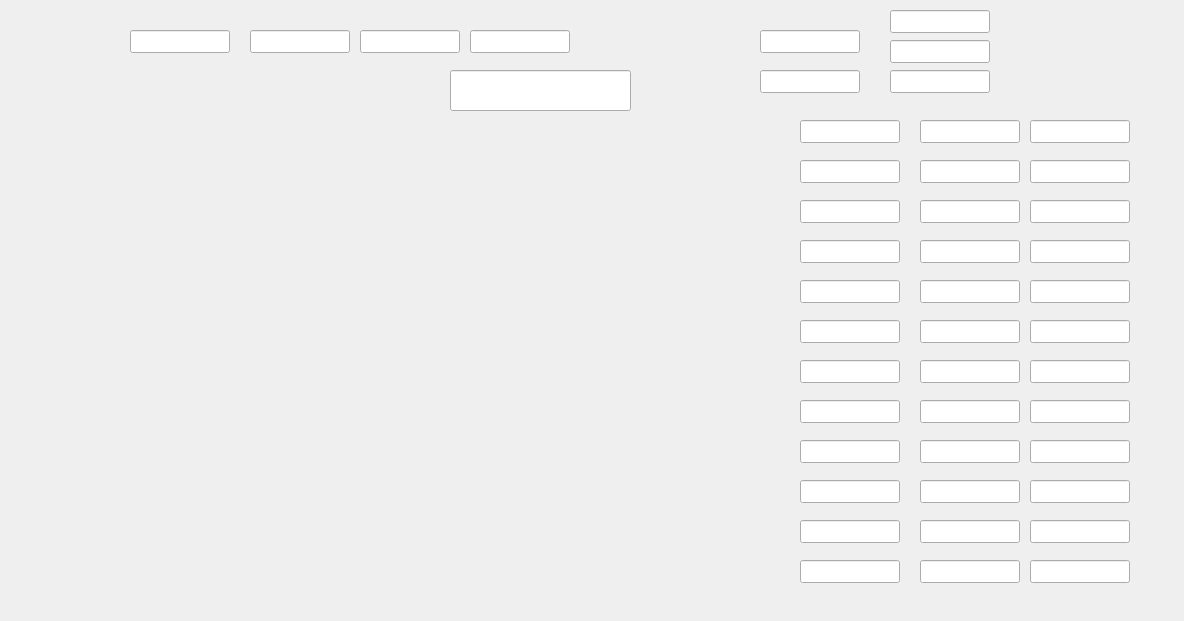
<?xml version="1.0" encoding="UTF-8"?>
<ui version="4.0">
 <class>Form</class>
 <widget class="QWidget" name="Form">
  <property name="geometry">
   <rect>
    <x>0</x>
    <y>0</y>
    <width>1184</width>
    <height>621</height>
   </rect>
  </property>
  <property name="windowTitle">
   <string>Form</string>
  </property>
  <widget class="caLineEdit" name="calineedit">
   <property name="geometry">
    <rect>
     <x>130</x>
     <y>30</y>
     <width>100</width>
     <height>23</height>
    </rect>
   </property>
   <property name="channel" stdset="0">
    <string notr="true">bsread://CHANNEL-1</string>
   </property>
   <property name="precision">
    <number>1</number>
   </property>
   <property name="precisionMode">
    <enum>caLineEdit::User</enum>
   </property>
  </widget>
  <widget class="caLineEdit" name="calineedit_2">
   <property name="geometry">
    <rect>
     <x>250</x>
     <y>30</y>
     <width>100</width>
     <height>23</height>
    </rect>
   </property>
   <property name="channel" stdset="0">
    <string notr="true">bsread://CHANNEL-2</string>
   </property>
   <property name="precision">
    <number>1</number>
   </property>
   <property name="precisionMode">
    <enum>caLineEdit::User</enum>
   </property>
  </widget>
  <widget class="caLineEdit" name="calineedit_3">
   <property name="geometry">
    <rect>
     <x>360</x>
     <y>30</y>
     <width>100</width>
     <height>23</height>
    </rect>
   </property>
   <property name="channel" stdset="0">
    <string notr="true">bsread://CHANNEL-3</string>
   </property>
   <property name="precision">
    <number>1</number>
   </property>
   <property name="precisionMode">
    <enum>caLineEdit::User</enum>
   </property>
  </widget>
  <widget class="caLineEdit" name="calineedit_4">
   <property name="geometry">
    <rect>
     <x>470</x>
     <y>30</y>
     <width>100</width>
     <height>23</height>
    </rect>
   </property>
   <property name="channel" stdset="0">
    <string notr="true">bsread://CHANNEL-STRING</string>
   </property>
   <property name="precision">
    <number>1</number>
   </property>
   <property name="precisionMode">
    <enum>caLineEdit::User</enum>
   </property>
  </widget>
  <widget class="caStripPlot" name="castripplot">
   <property name="geometry">
    <rect>
     <x>20</x>
     <y>120</y>
     <width>771</width>
     <height>421</height>
    </rect>
   </property>
   <property name="channels" stdset="0">
    <string notr="true">SUB1;SUB2</string>
   </property>
   <property name="period">
    <double>30.000000000000000</double>
   </property>
   <property name="refreshRate" stdset="0">
    <enum>caStripPlot::Medium</enum>
   </property>
   <property name="YAxisScaling" stdset="0">
    <enum>caStripPlot::autoScale</enum>
   </property>
   <property name="foreground">
    <color alpha="0">
     <red>133</red>
     <green>190</green>
     <blue>232</blue>
    </color>
   </property>
  </widget>
  <widget class="caCalc" name="cacalc">
   <property name="geometry">
    <rect>
     <x>210</x>
     <y>70</y>
     <width>51</width>
     <height>31</height>
    </rect>
   </property>
   <property name="variable">
    <string notr="true">SUB1</string>
   </property>
   <property name="calc">
    <string notr="true">B-A</string>
   </property>
   <property name="channel" stdset="0">
    <string notr="true">bsread://CHANNEL-1</string>
   </property>
   <property name="channelB">
    <string notr="true">bsread://CHANNEL-2</string>
   </property>
  </widget>
  <widget class="caCalc" name="cacalc_2">
   <property name="geometry">
    <rect>
     <x>340</x>
     <y>70</y>
     <width>51</width>
     <height>31</height>
    </rect>
   </property>
   <property name="variable">
    <string notr="true">SUB2</string>
   </property>
   <property name="calc">
    <string notr="true">B-A</string>
   </property>
   <property name="channel" stdset="0">
    <string notr="true">bsread://CHANNEL-2</string>
   </property>
   <property name="channelB">
    <string notr="true">bsread://CHANNEL-3</string>
   </property>
  </widget>
  <widget class="caLineEdit" name="calineedit_5">
   <property name="geometry">
    <rect>
     <x>450</x>
     <y>70</y>
     <width>181</width>
     <height>41</height>
    </rect>
   </property>
   <property name="channel" stdset="0">
    <string notr="true">bsread://CHANNEL-ARRAY_1</string>
   </property>
   <property name="formatType">
    <enum>caLineEdit::string</enum>
   </property>
  </widget>
  <widget class="caLineEdit" name="calineedit_6">
   <property name="geometry">
    <rect>
     <x>800</x>
     <y>120</y>
     <width>100</width>
     <height>23</height>
    </rect>
   </property>
   <property name="channel" stdset="0">
    <string notr="true">bsread://CHANNEL-1</string>
   </property>
   <property name="precision">
    <number>1</number>
   </property>
   <property name="precisionMode">
    <enum>caLineEdit::User</enum>
   </property>
  </widget>
  <widget class="caLineEdit" name="calineedit_7">
   <property name="geometry">
    <rect>
     <x>920</x>
     <y>120</y>
     <width>100</width>
     <height>23</height>
    </rect>
   </property>
   <property name="channel" stdset="0">
    <string notr="true">bsread://CHANNEL-2</string>
   </property>
   <property name="precision">
    <number>1</number>
   </property>
   <property name="precisionMode">
    <enum>caLineEdit::User</enum>
   </property>
  </widget>
  <widget class="caLineEdit" name="calineedit_8">
   <property name="geometry">
    <rect>
     <x>1030</x>
     <y>120</y>
     <width>100</width>
     <height>23</height>
    </rect>
   </property>
   <property name="channel" stdset="0">
    <string notr="true">bsread://CHANNEL-3</string>
   </property>
   <property name="precision">
    <number>1</number>
   </property>
   <property name="precisionMode">
    <enum>caLineEdit::User</enum>
   </property>
  </widget>
  <widget class="caLineEdit" name="calineedit_9">
   <property name="geometry">
    <rect>
     <x>800</x>
     <y>160</y>
     <width>100</width>
     <height>23</height>
    </rect>
   </property>
   <property name="channel" stdset="0">
    <string notr="true">bsread://CHANNEL-1</string>
   </property>
   <property name="precision">
    <number>1</number>
   </property>
   <property name="precisionMode">
    <enum>caLineEdit::User</enum>
   </property>
  </widget>
  <widget class="caLineEdit" name="calineedit_10">
   <property name="geometry">
    <rect>
     <x>920</x>
     <y>160</y>
     <width>100</width>
     <height>23</height>
    </rect>
   </property>
   <property name="channel" stdset="0">
    <string notr="true">bsread://CHANNEL-2</string>
   </property>
   <property name="precision">
    <number>1</number>
   </property>
   <property name="precisionMode">
    <enum>caLineEdit::User</enum>
   </property>
  </widget>
  <widget class="caLineEdit" name="calineedit_11">
   <property name="geometry">
    <rect>
     <x>1030</x>
     <y>160</y>
     <width>100</width>
     <height>23</height>
    </rect>
   </property>
   <property name="channel" stdset="0">
    <string notr="true">bsread://CHANNEL-3</string>
   </property>
   <property name="precision">
    <number>1</number>
   </property>
   <property name="precisionMode">
    <enum>caLineEdit::User</enum>
   </property>
  </widget>
  <widget class="caLineEdit" name="calineedit_12">
   <property name="geometry">
    <rect>
     <x>800</x>
     <y>200</y>
     <width>100</width>
     <height>23</height>
    </rect>
   </property>
   <property name="channel" stdset="0">
    <string notr="true">bsread://CHANNEL-1</string>
   </property>
   <property name="precision">
    <number>1</number>
   </property>
   <property name="precisionMode">
    <enum>caLineEdit::User</enum>
   </property>
  </widget>
  <widget class="caLineEdit" name="calineedit_13">
   <property name="geometry">
    <rect>
     <x>920</x>
     <y>200</y>
     <width>100</width>
     <height>23</height>
    </rect>
   </property>
   <property name="channel" stdset="0">
    <string notr="true">bsread://CHANNEL-2</string>
   </property>
   <property name="precision">
    <number>1</number>
   </property>
   <property name="precisionMode">
    <enum>caLineEdit::User</enum>
   </property>
  </widget>
  <widget class="caLineEdit" name="calineedit_14">
   <property name="geometry">
    <rect>
     <x>1030</x>
     <y>200</y>
     <width>100</width>
     <height>23</height>
    </rect>
   </property>
   <property name="channel" stdset="0">
    <string notr="true">bsread://CHANNEL-3</string>
   </property>
   <property name="precision">
    <number>1</number>
   </property>
   <property name="precisionMode">
    <enum>caLineEdit::User</enum>
   </property>
  </widget>
  <widget class="caLineEdit" name="calineedit_15">
   <property name="geometry">
    <rect>
     <x>800</x>
     <y>240</y>
     <width>100</width>
     <height>23</height>
    </rect>
   </property>
   <property name="channel" stdset="0">
    <string notr="true">bsread://CHANNEL-1</string>
   </property>
   <property name="precision">
    <number>1</number>
   </property>
   <property name="precisionMode">
    <enum>caLineEdit::User</enum>
   </property>
  </widget>
  <widget class="caLineEdit" name="calineedit_16">
   <property name="geometry">
    <rect>
     <x>920</x>
     <y>240</y>
     <width>100</width>
     <height>23</height>
    </rect>
   </property>
   <property name="channel" stdset="0">
    <string notr="true">bsread://CHANNEL-2</string>
   </property>
   <property name="precision">
    <number>1</number>
   </property>
   <property name="precisionMode">
    <enum>caLineEdit::User</enum>
   </property>
  </widget>
  <widget class="caLineEdit" name="calineedit_17">
   <property name="geometry">
    <rect>
     <x>1030</x>
     <y>240</y>
     <width>100</width>
     <height>23</height>
    </rect>
   </property>
   <property name="channel" stdset="0">
    <string notr="true">bsread://CHANNEL-3</string>
   </property>
   <property name="precision">
    <number>1</number>
   </property>
   <property name="precisionMode">
    <enum>caLineEdit::User</enum>
   </property>
  </widget>
  <widget class="caLineEdit" name="calineedit_18">
   <property name="geometry">
    <rect>
     <x>1030</x>
     <y>320</y>
     <width>100</width>
     <height>23</height>
    </rect>
   </property>
   <property name="channel" stdset="0">
    <string notr="true">bsread://CHANNEL-3</string>
   </property>
   <property name="precision">
    <number>1</number>
   </property>
   <property name="precisionMode">
    <enum>caLineEdit::User</enum>
   </property>
  </widget>
  <widget class="caLineEdit" name="calineedit_19">
   <property name="geometry">
    <rect>
     <x>1030</x>
     <y>280</y>
     <width>100</width>
     <height>23</height>
    </rect>
   </property>
   <property name="channel" stdset="0">
    <string notr="true">bsread://CHANNEL-3</string>
   </property>
   <property name="precision">
    <number>1</number>
   </property>
   <property name="precisionMode">
    <enum>caLineEdit::User</enum>
   </property>
  </widget>
  <widget class="caLineEdit" name="calineedit_20">
   <property name="geometry">
    <rect>
     <x>1030</x>
     <y>360</y>
     <width>100</width>
     <height>23</height>
    </rect>
   </property>
   <property name="channel" stdset="0">
    <string notr="true">bsread://CHANNEL-3</string>
   </property>
   <property name="precision">
    <number>1</number>
   </property>
   <property name="precisionMode">
    <enum>caLineEdit::User</enum>
   </property>
  </widget>
  <widget class="caLineEdit" name="calineedit_21">
   <property name="geometry">
    <rect>
     <x>920</x>
     <y>320</y>
     <width>100</width>
     <height>23</height>
    </rect>
   </property>
   <property name="channel" stdset="0">
    <string notr="true">bsread://CHANNEL-2</string>
   </property>
   <property name="precision">
    <number>1</number>
   </property>
   <property name="precisionMode">
    <enum>caLineEdit::User</enum>
   </property>
  </widget>
  <widget class="caLineEdit" name="calineedit_22">
   <property name="geometry">
    <rect>
     <x>800</x>
     <y>280</y>
     <width>100</width>
     <height>23</height>
    </rect>
   </property>
   <property name="channel" stdset="0">
    <string notr="true">bsread://CHANNEL-1</string>
   </property>
   <property name="precision">
    <number>1</number>
   </property>
   <property name="precisionMode">
    <enum>caLineEdit::User</enum>
   </property>
  </widget>
  <widget class="caLineEdit" name="calineedit_23">
   <property name="geometry">
    <rect>
     <x>800</x>
     <y>400</y>
     <width>100</width>
     <height>23</height>
    </rect>
   </property>
   <property name="channel" stdset="0">
    <string notr="true">bsread://CHANNEL-1</string>
   </property>
   <property name="precision">
    <number>1</number>
   </property>
   <property name="precisionMode">
    <enum>caLineEdit::User</enum>
   </property>
  </widget>
  <widget class="caLineEdit" name="calineedit_24">
   <property name="geometry">
    <rect>
     <x>920</x>
     <y>280</y>
     <width>100</width>
     <height>23</height>
    </rect>
   </property>
   <property name="channel" stdset="0">
    <string notr="true">bsread://CHANNEL-2</string>
   </property>
   <property name="precision">
    <number>1</number>
   </property>
   <property name="precisionMode">
    <enum>caLineEdit::User</enum>
   </property>
  </widget>
  <widget class="caLineEdit" name="calineedit_25">
   <property name="geometry">
    <rect>
     <x>920</x>
     <y>400</y>
     <width>100</width>
     <height>23</height>
    </rect>
   </property>
   <property name="channel" stdset="0">
    <string notr="true">bsread://CHANNEL-2</string>
   </property>
   <property name="precision">
    <number>1</number>
   </property>
   <property name="precisionMode">
    <enum>caLineEdit::User</enum>
   </property>
  </widget>
  <widget class="caLineEdit" name="calineedit_26">
   <property name="geometry">
    <rect>
     <x>800</x>
     <y>360</y>
     <width>100</width>
     <height>23</height>
    </rect>
   </property>
   <property name="channel" stdset="0">
    <string notr="true">bsread://CHANNEL-1</string>
   </property>
   <property name="precision">
    <number>1</number>
   </property>
   <property name="precisionMode">
    <enum>caLineEdit::User</enum>
   </property>
  </widget>
  <widget class="caLineEdit" name="calineedit_27">
   <property name="geometry">
    <rect>
     <x>920</x>
     <y>360</y>
     <width>100</width>
     <height>23</height>
    </rect>
   </property>
   <property name="channel" stdset="0">
    <string notr="true">bsread://CHANNEL-2</string>
   </property>
   <property name="precision">
    <number>1</number>
   </property>
   <property name="precisionMode">
    <enum>caLineEdit::User</enum>
   </property>
  </widget>
  <widget class="caLineEdit" name="calineedit_28">
   <property name="geometry">
    <rect>
     <x>800</x>
     <y>320</y>
     <width>100</width>
     <height>23</height>
    </rect>
   </property>
   <property name="channel" stdset="0">
    <string notr="true">bsread://CHANNEL-1</string>
   </property>
   <property name="precision">
    <number>1</number>
   </property>
   <property name="precisionMode">
    <enum>caLineEdit::User</enum>
   </property>
  </widget>
  <widget class="caLineEdit" name="calineedit_29">
   <property name="geometry">
    <rect>
     <x>1030</x>
     <y>400</y>
     <width>100</width>
     <height>23</height>
    </rect>
   </property>
   <property name="channel" stdset="0">
    <string notr="true">bsread://CHANNEL-3</string>
   </property>
   <property name="precision">
    <number>1</number>
   </property>
   <property name="precisionMode">
    <enum>caLineEdit::User</enum>
   </property>
  </widget>
  <widget class="caLineEdit" name="calineedit_30">
   <property name="geometry">
    <rect>
     <x>1030</x>
     <y>480</y>
     <width>100</width>
     <height>23</height>
    </rect>
   </property>
   <property name="channel" stdset="0">
    <string notr="true">bsread://CHANNEL-3</string>
   </property>
   <property name="precision">
    <number>1</number>
   </property>
   <property name="precisionMode">
    <enum>caLineEdit::User</enum>
   </property>
  </widget>
  <widget class="caLineEdit" name="calineedit_31">
   <property name="geometry">
    <rect>
     <x>1030</x>
     <y>440</y>
     <width>100</width>
     <height>23</height>
    </rect>
   </property>
   <property name="channel" stdset="0">
    <string notr="true">bsread://CHANNEL-3</string>
   </property>
   <property name="precision">
    <number>1</number>
   </property>
   <property name="precisionMode">
    <enum>caLineEdit::User</enum>
   </property>
  </widget>
  <widget class="caLineEdit" name="calineedit_32">
   <property name="geometry">
    <rect>
     <x>1030</x>
     <y>520</y>
     <width>100</width>
     <height>23</height>
    </rect>
   </property>
   <property name="channel" stdset="0">
    <string notr="true">bsread://CHANNEL-3</string>
   </property>
   <property name="precision">
    <number>1</number>
   </property>
   <property name="precisionMode">
    <enum>caLineEdit::User</enum>
   </property>
  </widget>
  <widget class="caLineEdit" name="calineedit_33">
   <property name="geometry">
    <rect>
     <x>920</x>
     <y>480</y>
     <width>100</width>
     <height>23</height>
    </rect>
   </property>
   <property name="channel" stdset="0">
    <string notr="true">bsread://CHANNEL-2</string>
   </property>
   <property name="precision">
    <number>1</number>
   </property>
   <property name="precisionMode">
    <enum>caLineEdit::User</enum>
   </property>
  </widget>
  <widget class="caLineEdit" name="calineedit_34">
   <property name="geometry">
    <rect>
     <x>800</x>
     <y>440</y>
     <width>100</width>
     <height>23</height>
    </rect>
   </property>
   <property name="channel" stdset="0">
    <string notr="true">bsread://CHANNEL-1</string>
   </property>
   <property name="precision">
    <number>1</number>
   </property>
   <property name="precisionMode">
    <enum>caLineEdit::User</enum>
   </property>
  </widget>
  <widget class="caLineEdit" name="calineedit_35">
   <property name="geometry">
    <rect>
     <x>800</x>
     <y>560</y>
     <width>100</width>
     <height>23</height>
    </rect>
   </property>
   <property name="channel" stdset="0">
    <string notr="true">bsread://CHANNEL-1</string>
   </property>
   <property name="precision">
    <number>1</number>
   </property>
   <property name="precisionMode">
    <enum>caLineEdit::User</enum>
   </property>
  </widget>
  <widget class="caLineEdit" name="calineedit_36">
   <property name="geometry">
    <rect>
     <x>920</x>
     <y>440</y>
     <width>100</width>
     <height>23</height>
    </rect>
   </property>
   <property name="channel" stdset="0">
    <string notr="true">bsread://CHANNEL-2</string>
   </property>
   <property name="precision">
    <number>1</number>
   </property>
   <property name="precisionMode">
    <enum>caLineEdit::User</enum>
   </property>
  </widget>
  <widget class="caLineEdit" name="calineedit_37">
   <property name="geometry">
    <rect>
     <x>920</x>
     <y>560</y>
     <width>100</width>
     <height>23</height>
    </rect>
   </property>
   <property name="channel" stdset="0">
    <string notr="true">bsread://CHANNEL-2</string>
   </property>
   <property name="precision">
    <number>1</number>
   </property>
   <property name="precisionMode">
    <enum>caLineEdit::User</enum>
   </property>
  </widget>
  <widget class="caLineEdit" name="calineedit_38">
   <property name="geometry">
    <rect>
     <x>800</x>
     <y>520</y>
     <width>100</width>
     <height>23</height>
    </rect>
   </property>
   <property name="channel" stdset="0">
    <string notr="true">bsread://CHANNEL-1</string>
   </property>
   <property name="precision">
    <number>1</number>
   </property>
   <property name="precisionMode">
    <enum>caLineEdit::User</enum>
   </property>
  </widget>
  <widget class="caLineEdit" name="calineedit_39">
   <property name="geometry">
    <rect>
     <x>920</x>
     <y>520</y>
     <width>100</width>
     <height>23</height>
    </rect>
   </property>
   <property name="channel" stdset="0">
    <string notr="true">bsread://CHANNEL-2</string>
   </property>
   <property name="precision">
    <number>1</number>
   </property>
   <property name="precisionMode">
    <enum>caLineEdit::User</enum>
   </property>
  </widget>
  <widget class="caLineEdit" name="calineedit_40">
   <property name="geometry">
    <rect>
     <x>800</x>
     <y>480</y>
     <width>100</width>
     <height>23</height>
    </rect>
   </property>
   <property name="channel" stdset="0">
    <string notr="true">bsread://CHANNEL-1</string>
   </property>
   <property name="precision">
    <number>1</number>
   </property>
   <property name="precisionMode">
    <enum>caLineEdit::User</enum>
   </property>
  </widget>
  <widget class="caLineEdit" name="calineedit_41">
   <property name="geometry">
    <rect>
     <x>1030</x>
     <y>560</y>
     <width>100</width>
     <height>23</height>
    </rect>
   </property>
   <property name="channel" stdset="0">
    <string notr="true">bsread://CHANNEL-3</string>
   </property>
   <property name="precision">
    <number>1</number>
   </property>
   <property name="precisionMode">
    <enum>caLineEdit::User</enum>
   </property>
  </widget>
  <widget class="caLineEdit" name="calineedit_42">
   <property name="geometry">
    <rect>
     <x>890</x>
     <y>10</y>
     <width>100</width>
     <height>23</height>
    </rect>
   </property>
   <property name="channel" stdset="0">
    <string notr="true">bsread://pulse_id</string>
   </property>
   <property name="precision">
    <number>1</number>
   </property>
   <property name="precisionMode">
    <enum>caLineEdit::User</enum>
   </property>
  </widget>
  <widget class="caLineEdit" name="calineedit_43">
   <property name="geometry">
    <rect>
     <x>890</x>
     <y>40</y>
     <width>100</width>
     <height>23</height>
    </rect>
   </property>
   <property name="channel" stdset="0">
    <string notr="true">bsread://global_timestamp_epoch</string>
   </property>
   <property name="precision">
    <number>1</number>
   </property>
   <property name="precisionMode">
    <enum>caLineEdit::User</enum>
   </property>
  </widget>
  <widget class="caLineEdit" name="calineedit_44">
   <property name="geometry">
    <rect>
     <x>890</x>
     <y>70</y>
     <width>100</width>
     <height>23</height>
    </rect>
   </property>
   <property name="channel" stdset="0">
    <string notr="true">bsread://global_timestamp_ns</string>
   </property>
   <property name="precision">
    <number>1</number>
   </property>
   <property name="precisionMode">
    <enum>caLineEdit::User</enum>
   </property>
  </widget>
  <widget class="caLineEdit" name="calineedit_45">
   <property name="geometry">
    <rect>
     <x>760</x>
     <y>30</y>
     <width>100</width>
     <height>23</height>
    </rect>
   </property>
   <property name="channel" stdset="0">
    <string notr="true">bsread://htype</string>
   </property>
   <property name="precision">
    <number>1</number>
   </property>
   <property name="precisionMode">
    <enum>caLineEdit::User</enum>
   </property>
  </widget>
  <widget class="caLineEdit" name="calineedit_46">
   <property name="geometry">
    <rect>
     <x>760</x>
     <y>70</y>
     <width>100</width>
     <height>23</height>
    </rect>
   </property>
   <property name="focusPolicy">
    <enum>Qt::WheelFocus</enum>
   </property>
   <property name="channel" stdset="0">
    <string notr="true">bsread://hash</string>
   </property>
   <property name="precision">
    <number>1</number>
   </property>
   <property name="precisionMode">
    <enum>caLineEdit::User</enum>
   </property>
  </widget>
 </widget>
 <customwidgets>
  <customwidget>
   <class>caLineEdit</class>
   <extends>QLineEdit</extends>
   <header>caLineEdit</header>
  </customwidget>
  <customwidget>
   <class>caStripPlot</class>
   <extends>QFrame</extends>
   <header>caStripPlot</header>
  </customwidget>
  <customwidget>
   <class>caCalc</class>
   <extends>QLabel</extends>
   <header>caCalc</header>
  </customwidget>
 </customwidgets>
 <resources/>
 <connections/>
</ui>
